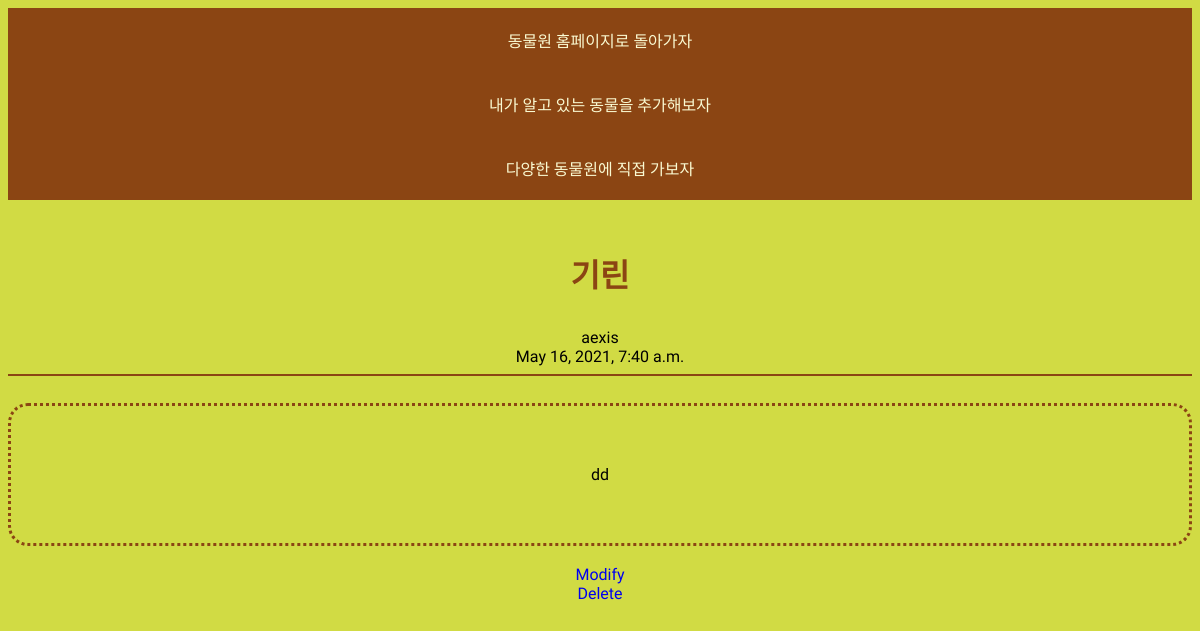
The app's page /animal/4, older data.
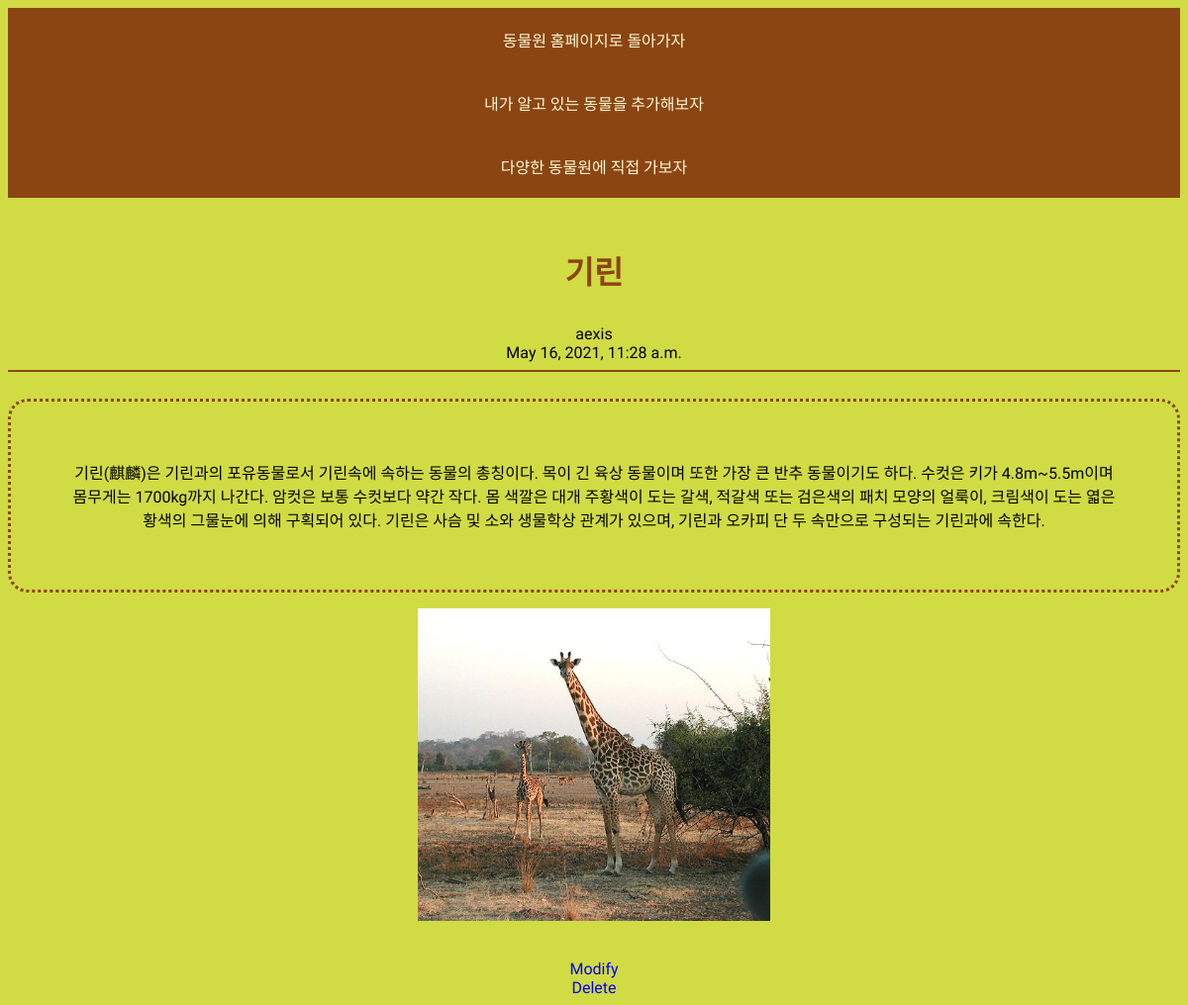
The same page, newer data.
### animal/models.py (models this page shows, shortened)
class Blog(models.Model):
    subject = models.CharField(max_length=200)
    author = models.CharField(max_length=100)
    date = models.DateTimeField()
    content = models.TextField()
    image = models.ImageField(upload_to = "animal/", blank=True, null=True)

### animal/views.py (the view)
# urls.py: path('<str:content_id>', detail, name="detail"),
def detail(request,content_id):
    blog = get_object_or_404(Blog, pk = content_id)
    return render(request, 'detail.html', {'blog':blog})

### animal/templates/detail.html (shortened to what this page needs)
<!DOCTYPE html>
<html>
{% extends 'base.html' %}
{% block content %}
    <h1>{{blog.subject}}</h1>
    {{blog.author}}
    <br>
    {{blog.date}}
    <hr color=olive>
    <br>
    <div id="content">
        {{blog.content}}
    </div>
    {% if blog.image %}
    <p><img src="{{blog.image.url}}" alt="" width="30%" height="30%"></p>
    {% endif %}
    <br>
    <a href="{% url 'edit' blog.id %}">Modify</a>
    <br>
    <a href="{% url 'delete' blog.id %}">Delete</a>
{% endblock %}

### animal/templates/base.html (shortened to what this page needs)
<!DOCTYPE html>
<html lang="en">
<head>
</head>
<body>
{% load static %}
<ul>
    <li><a class="active" href="{% url 'home' %}">동물원 홈페이지로 돌아가자</li></a>
    <li><a href="{% url 'new' %}">내가 알고 있는 동물을 추가해보자</li></a>
    <li><a href="{% url 'list' %}">다양한 동물원에 직접 가보자</li></a>
</ul>
<br>
    <div class="containter">
        {% block content %}
        {% endblock %}
    </div>
</body>
</html>

### animal/templates/base.html (style rules this page uses)
body { text-align: center; font-family: 'Kirang Haerang', cursive; background: rgb(209, 219, 68); }
#content { border: dotted; border-color:saddlebrown; border-radius: 20px; padding: 5%; }
h1 { color:saddlebrown; padding: 10px; }
ul { list-style-type: none; margin: 0; padding: 0; background-color:saddlebrown; width: 100%; }
li a { display: block; padding: 20px; color: lightgoldenrodyellow; }
hr { border-color:saddlebrown; }
a { text-decoration:none; }

Row changes from the older to the newer data that the page shows:
changed Blog "기린": date "May 16, 2021, 7:40 a.m." → "May 16, 2021, 11:28 a.m."; content "dd" → "기린(麒麟)은 기린과의 포유동물로서 기린속에 속하는 동물의 총칭이다. 목이 긴 육상 동물이며 또한 가장 큰 반추 동물이기도 하다. 수컷은 키가 4.8m~5.5m이며 몸무게는 1700kg까지 나간다. 암컷은 보통 수컷보다 약간 작다. 몸 색깔은 대개 주황색이 도는 갈색, 적갈색 또는 검은색의 패치 모양의 얼룩이, 크림색이 도는 엷은 황색의 그물눈에 의해 구획되어 있다. 기린은 사슴 및 소와 생물학상 관계가 있으며, 기린과 오카피 단 두 속만으로 구성되는 기린과에 속한다."; image empty → "animal/giraffe.jpeg" (drawn); image: picture added
